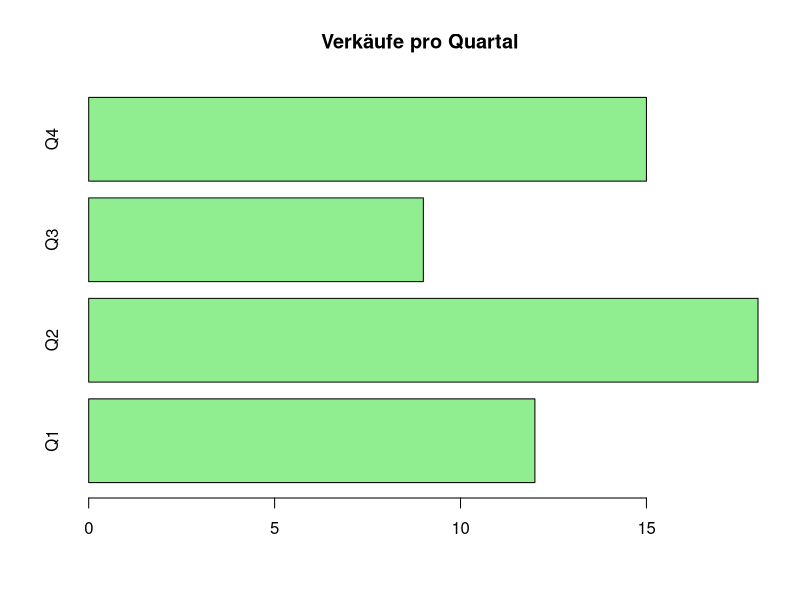
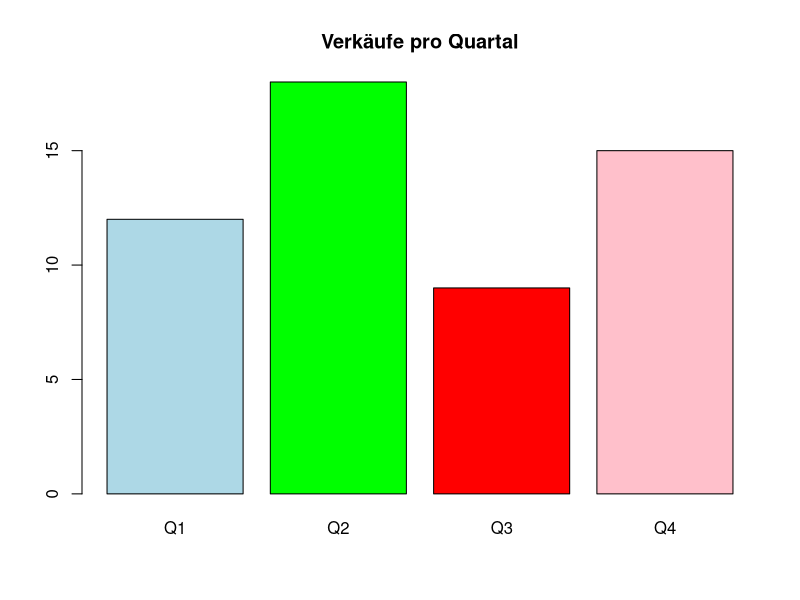

Recreate these plots in R, in order.
x <- c(12, 18, 9, 15)

barplot(x,
        horiz = TRUE,
        main = "Verkäufe pro Quartal",
        names.arg = c("Q1", "Q2", "Q3", "Q4"),
        col = "lightgreen")



x <- c(12, 18, 9, 15)

barplot(x,
        main = "Verkäufe pro Quartal",
        names.arg = c("Q1", "Q2", "Q3", "Q4"),
        col = c("lightblue", "green", "red", "pink"))
